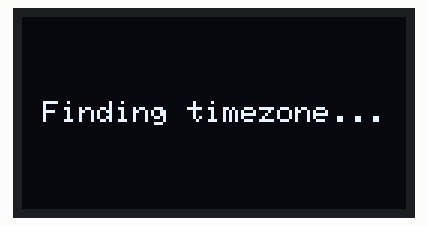
Simulated run of this sketch. Board: ESP32. Shown: 128×64 one-colour display. WiFi joins after 1.5 s; servers stay silent unless stated; the local clock reads 2024-03-15 10:24:30 at power-on unless the sketch sets it; web services answer with replies made up by the test bench; not simulated (calls return 0 or success): secrets.h; what the sketch prints to the serial monitor is not drawn.

Above: at 1.6 s.
At 2.1 s:
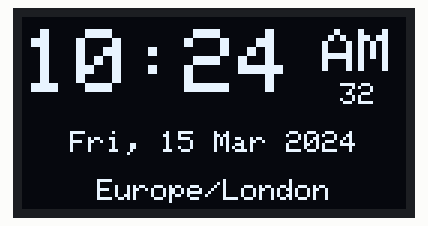
At 11.1 s:
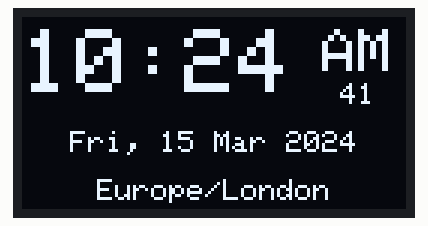
At 18.1 s:
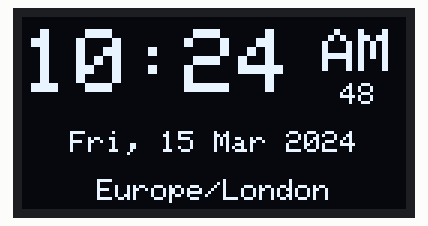
At 27.1 s:
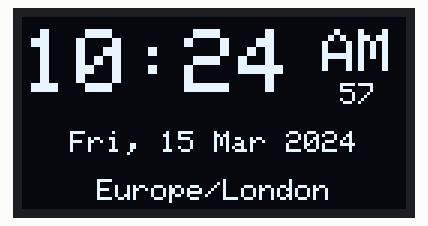
At 36.2 s:
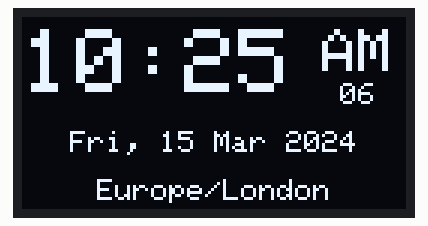

Measured:
- what the display in image 2 shows lasts 1.1 s, from 11.1 s to 12.2 s

The sketch:

wifi_clock.ino
```cpp
#include <WiFi.h>
#include <HTTPClient.h>
#include <Wire.h>
#include <Adafruit_GFX.h>
#include <Adafruit_SSD1306.h>
#include <time.h>
#include "secrets.h"

#define SCREEN_WIDTH 128
#define SCREEN_HEIGHT 64
#define OLED_RESET -1
#define SCREEN_ADDRESS 0x3C

#define SDA_PIN 23
#define SCL_PIN 21

#define NTP_SERVER "pool.ntp.org"
#define TZ_RECHECK_MS (24UL * 60 * 60 * 1000)  // daily, catches DST changes
#define TZ_RETRY_MS (60UL * 1000)

Adafruit_SSD1306 display(SCREEN_WIDTH, SCREEN_HEIGHT, &Wire, OLED_RESET);

String tzName = "UTC";
unsigned long lastTzCheck = 0;
unsigned long tzInterval = 0;

void printCentered(const char *text, int y) {
  int16_t x1, y1;
  uint16_t w, h;
  display.getTextBounds(text, 0, y, &x1, &y1, &w, &h);
  display.setCursor((SCREEN_WIDTH - w) / 2, y);
  display.print(text);
}

void showMessage(const char *msg) {
  display.clearDisplay();
  display.setTextSize(1);
  printCentered(msg, 28);
  display.display();
}

// Ask ip-api.com for this network's timezone; offset already includes DST.
bool lookupTimezone() {
  HTTPClient http;
  http.begin("http://ip-api.com/json?fields=timezone,offset");
  String body = http.GET() == 200 ? http.getString() : "";
  http.end();

  int t = body.indexOf("\"timezone\":\"");
  int o = body.indexOf("\"offset\":");
  if (t < 0 || o < 0) return false;

  t += 12;
  tzName = body.substring(t, body.indexOf('"', t));
  configTime(body.substring(o + 9).toInt(), 0, NTP_SERVER);
  return true;
}

void updateTimezone() {
  if (lookupTimezone()) {
    tzInterval = TZ_RECHECK_MS;
  } else {
    tzName = "UTC";  // shown on screen so a wrong time is never silent
    configTime(0, 0, NTP_SERVER);
    tzInterval = TZ_RETRY_MS;
  }
  lastTzCheck = millis();
  Serial.println("Timezone: " + tzName);
}

void setup() {
  Serial.begin(115200);
  Wire.begin(SDA_PIN, SCL_PIN);

  if (!display.begin(SSD1306_SWITCHCAPVCC, SCREEN_ADDRESS)) {
    Serial.println("SSD1306 not found");
    while (true);
  }
  display.setTextColor(SSD1306_WHITE);

  showMessage("Connecting WiFi...");
  WiFi.begin(WIFI_SSID, WIFI_PASS);
  for (int i = 0; WiFi.status() != WL_CONNECTED; i++) {
    if (i == 40) {  // 20 s
      showMessage("WiFi failed");
      delay(10000);
      ESP.restart();
    }
    delay(500);
  }

  showMessage("Finding timezone...");
  updateTimezone();
}

void loop() {
  if (millis() - lastTzCheck >= tzInterval) updateTimezone();

  struct tm now;
  if (!getLocalTime(&now, 0)) {
    showMessage("Syncing time...");
    delay(200);
    return;
  }

  char hm[6], sec[3], ampm[3], date[20];
  strftime(hm, sizeof hm, "%I:%M", &now);
  strftime(sec, sizeof sec, "%S", &now);
  strftime(ampm, sizeof ampm, "%p", &now);
  strftime(date, sizeof date, "%a, %d %b %Y", &now);

  display.clearDisplay();

  display.setTextSize(3);
  display.setCursor(0, 4);
  display.print(hm);

  display.setTextSize(2);
  display.setCursor(100, 4);
  display.print(ampm);
  display.setTextSize(1);
  display.setCursor(106, 22);
  display.print(sec);

  printCentered(date, 38);
  printCentered(tzName.c_str(), 54);

  display.display();
  delay(200);
}
```
